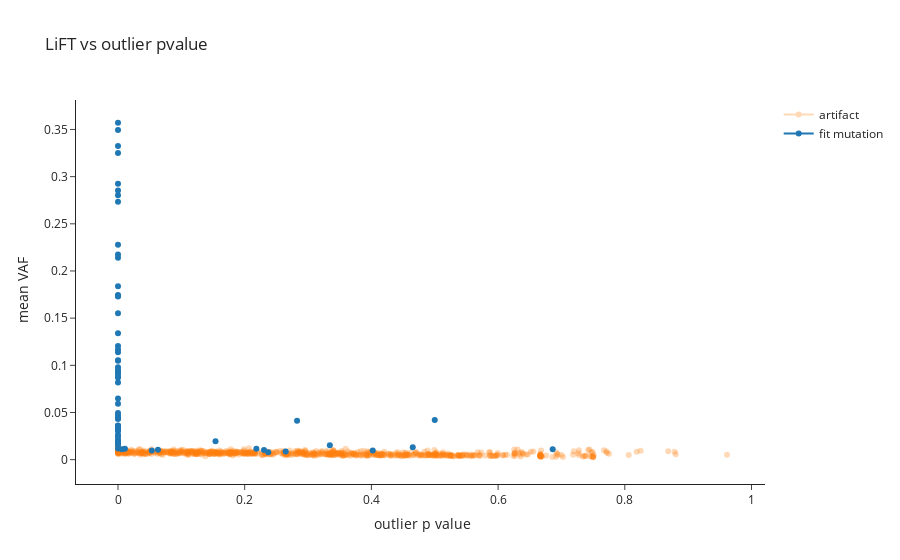

This figure's notebook cell:
### Markdown cell above
## Quality checks

### Code cell
fit_mutation_ids = [traj.mutation for part in lbc for traj in part.trajectories if traj.filter is True]


fig, outlier_pvalue_mutation_list = (
    plot.outlier_pvalue_comparison(lbc, fit_mutation_ids))

fig
